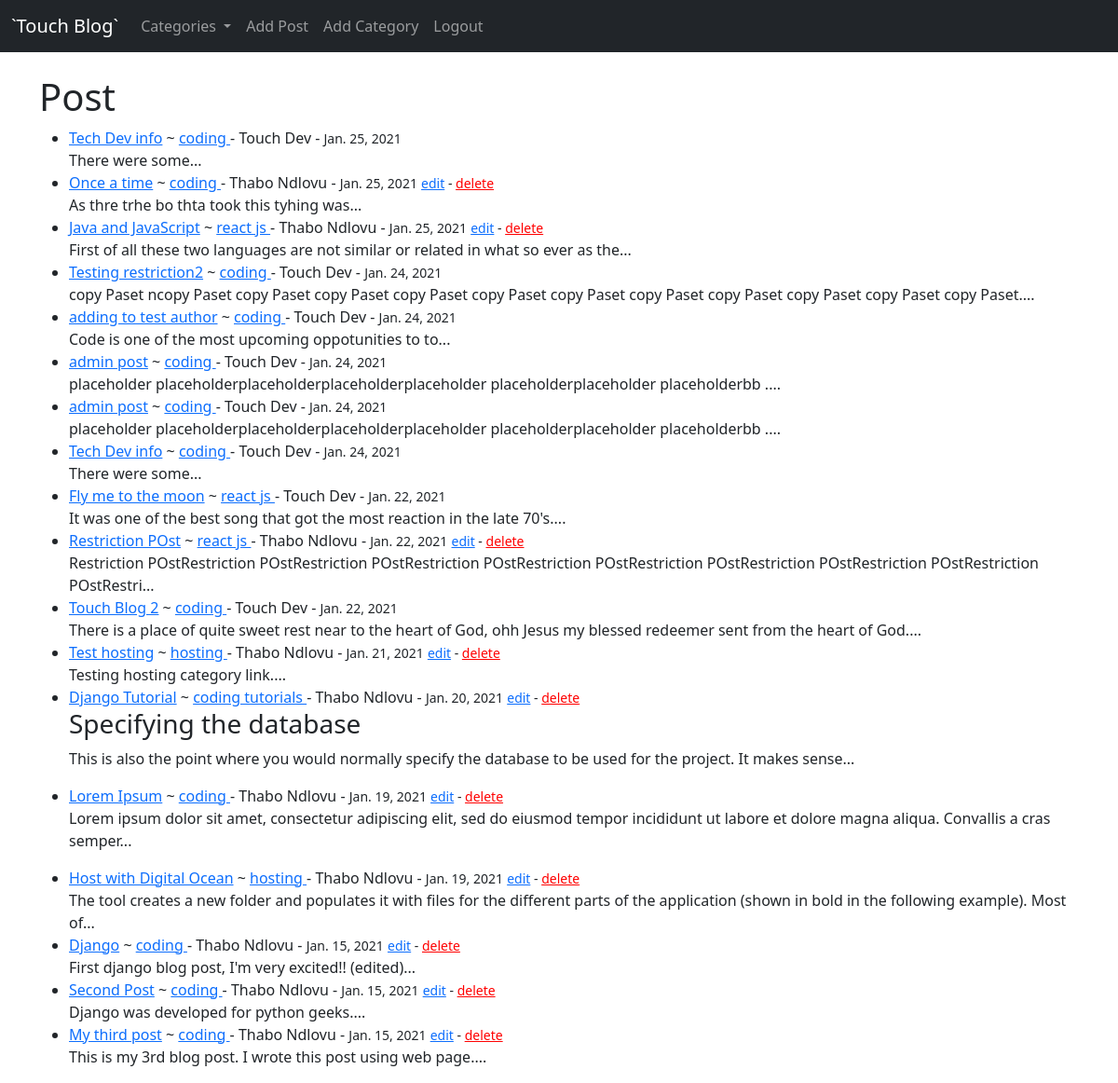
Page /blog/ (signed in) on the committed database.
### blog/models.py (models this page shows, shortened)
class Post(models.Model):
    title = models.CharField(max_length=255)
    author = models.ForeignKey(User, on_delete=models.CASCADE)
    body = models.TextField()
    post_date = models.DateField(auto_now_add=True)
    category = models.CharField(max_length=255, default='coding')
    likes = models.ManyToManyField(User, related_name="blog_posts")

### blog/views.py (the view)
# urls.py: path('', HomeView.as_view(), name='home'),
class HomeView(ListView):
	model = Post
	template_name = 'home.html'
	ordering = ['-post_date']
	def get_context_data(self, *args, **kwargs):
		cat_menu = Category.objects.all()
		context = super(HomeView, self).get_context_data(*args, **kwargs)
		context['cat_menu'] = cat_menu
		return context

### blog/models.py (called while the page is built)
	def __str__(self):
		return self.name

### blog/templates/home.html
{% extends 'base.html' %}
{% block content %}
    <h1>Post</h1>
	<ul>
	{% for post in object_list %}
		<li>
		<a href="{% url 'article' post.pk %}">{{ post.title }}</a>
		 ~ <a href="{% url 'category' post.category|slugify %}"> {{ post.category }} </a>
		 - {{ post.author.first_name }} {{ post.author.last_name }} - <small>{{ post.post_date }}</small>
		 <small>
			{% if user.is_authenticated %}
				{% if user.id == post.author.id %}
					<a href="{% url 'update_post' post.pk %}">edit</a> -
					<a style="color: red;" href="{% url 'delete_post' post.pk %}">delete</a>
				{% endif %}
			{% endif %}
		 </small>
		 <br>
		{{ post.body|slice:":150"|safe }}...
		</li>
	{% endfor %}
	</ul>
{% endblock %}

### rows in the picture
Post: title "Tech Dev info", category "coding", author.first_name "Touch", author.last_name "Dev", post_date "Jan. 25, 2021", body "There were some"
Post: title "Once a time", category "coding", author.first_name "Thabo", author.last_name "Ndlovu", post_date "Jan. 25, 2021", shows "edit", body "As thre trhe bo thta took this tyhing was"
Post: title "Java and JavaScript", category "react js", author.first_name "Thabo", author.last_name "Ndlovu", post_date "Jan. 25, 2021", shows "edit", body "First of all these two languages are not similar or related in what so ever as the"
Post: title "Testing restriction2", category "coding", author.first_name "Touch", author.last_name "Dev", post_date "Jan. 24, 2021", body "copy Paset ncopy Paset copy Paset copy Paset copy Paset copy Paset copy Paset copy Paset copy Paset copy Paset copy Paset copy Paset."
Post: title "adding to test author", category "coding", author.first_name "Touch", author.last_name "Dev", post_date "Jan. 24, 2021", body "Code is one of the most upcoming oppotunities to to"
Post: title "admin post", category "coding", author.first_name "Touch", author.last_name "Dev", post_date "Jan. 24, 2021", body "placeholder placeholderplaceholderplaceholderplaceholder placeholderplaceholder placeholderbb ."
Post: title "admin post", category "coding", author.first_name "Touch", author.last_name "Dev", post_date "Jan. 24, 2021", body "placeholder placeholderplaceholderplaceholderplaceholder placeholderplaceholder placeholderbb ."
Post: title "Tech Dev info", category "coding", author.first_name "Touch", author.last_name "Dev", post_date "Jan. 24, 2021", body "There were some"
Post: title "Fly me to the moon", category "react js", author.first_name "Touch", author.last_name "Dev", post_date "Jan. 22, 2021", body "It was one of the best song that got the most reaction in the late 70's."
Post: title "Restriction POst", category "react js", author.first_name "Thabo", author.last_name "Ndlovu", post_date "Jan. 22, 2021", shows "edit", body "Restriction POstRestriction POstRestriction POstRestriction POstRestriction POstRestriction POstRestriction POstRestriction POstRestriction POstRestri"
Post: title "Touch Blog 2", category "coding", author.first_name "Touch", author.last_name "Dev", post_date "Jan. 22, 2021", body "There is a place of quite sweet rest near to the heart of God, ohh Jesus my blessed redeemer sent from the heart of God."
Post: title "Test hosting", category "hosting", author.first_name "Thabo", author.last_name "Ndlovu", post_date "Jan. 21, 2021", shows "edit", body "Testing hosting category link."
Post: title "Django Tutorial", category "coding tutorials", author.first_name "Thabo", author.last_name "Ndlovu", post_date "Jan. 20, 2021", shows "edit", body "Specifying the database This is also the point where you would normally specify the database to be used for the project. It makes sense"
Post: title "Lorem Ipsum", category "coding", author.first_name "Thabo", author.last_name "Ndlovu", post_date "Jan. 19, 2021", shows "edit", body "Lorem ipsum dolor sit amet, consectetur adipiscing elit, sed do eiusmod tempor incididunt ut labore et dolore magna aliqua. Convallis a cras semper"
Post: title "Host with Digital Ocean", category "hosting", author.first_name "Thabo", author.last_name "Ndlovu", post_date "Jan. 19, 2021", shows "edit", body "The tool creates a new folder and populates it with files for the different parts of the application (shown in bold in the following example). Most of"
Post: title "Django", category "coding", author.first_name "Thabo", author.last_name "Ndlovu", post_date "Jan. 15, 2021", shows "edit", body "First django blog post, I'm very excited!! (edited)"
Post: title "Second Post", category "coding", author.first_name "Thabo", author.last_name "Ndlovu", post_date "Jan. 15, 2021", shows "edit", body "Django was developed for python geeks."
Post: title "My third post", category "coding", author.first_name "Thabo", author.last_name "Ndlovu", post_date "Jan. 15, 2021", shows "edit", body "This is my 3rd blog post. I wrote this post using web page."
